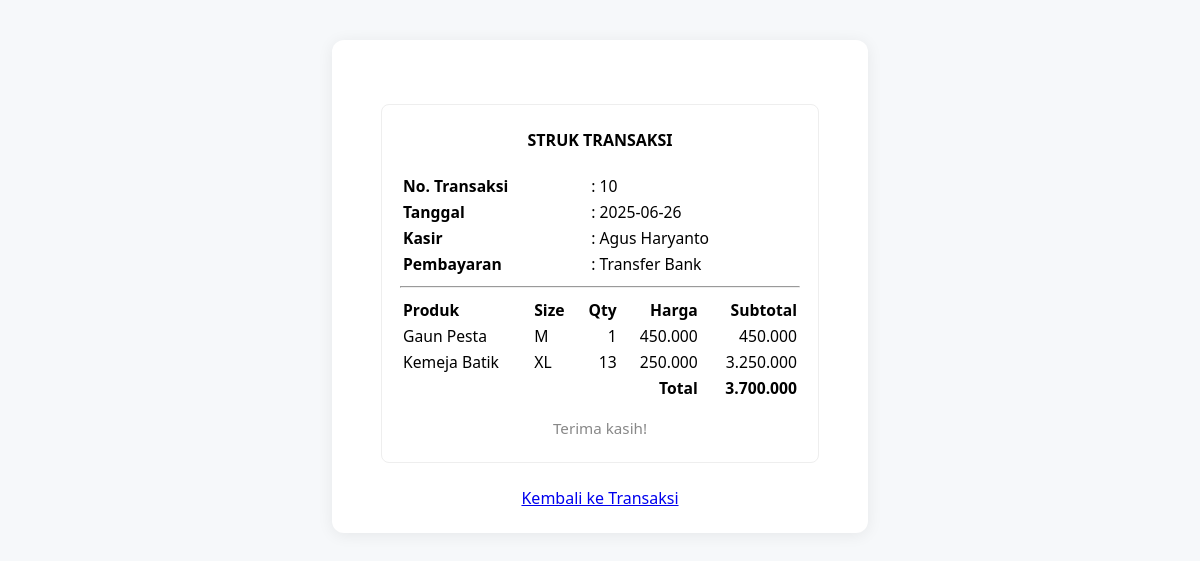
/struk.php?id=10, run on the app's committed database.
### tables this page shows
CREATE TABLE `transaksi` (
  `Id_Transaksi` int(11) NOT NULL,
  `Tanggal_Transaksi` date NOT NULL,
  `Nama_Customer` varchar(100) DEFAULT NULL,
  `No_Telp` varchar(30) DEFAULT NULL,
  `Id_Customer` int(11) DEFAULT NULL,
  `Id_MetodePembayaran` int(11) NOT NULL,
  `Id_Karyawan` int(11) NOT NULL
);

CREATE TABLE `karyawan` (
  `Id_Karyawan` int(11) NOT NULL,
  `Nama_Karyawan` varchar(100) NOT NULL,
  `Nomor_Telepon` varchar(20) DEFAULT NULL,
  `Email` varchar(100) DEFAULT NULL,
  `Alamat` text DEFAULT NULL
);

CREATE TABLE `metode_pembayaran` (
  `Id_MetodePembayaran` int(11) NOT NULL,
  `Nama_Metode` varchar(100) NOT NULL
);

CREATE TABLE `transaksi_detail` (
  `Id_Detail` int(11) NOT NULL,
  `Id_Transaksi` int(11) NOT NULL,
  `Id_Produk` int(11) NOT NULL,
  `Id_Size` int(11) DEFAULT NULL,
  `Jumlah_Produk` int(11) NOT NULL,
  `Harga_Satuan` decimal(12,2) NOT NULL,
  `Subtotal` decimal(12,2) NOT NULL
);

CREATE TABLE `produk` (
  `Id_Produk` int(11) NOT NULL,
  `Nama_Produk` varchar(100) NOT NULL,
  `Id_size` int(11) DEFAULT NULL,
  `Id_Supplier` int(11) DEFAULT NULL,
  `Harga` decimal(10,2) NOT NULL
);

CREATE TABLE `size` (
  `Id_size` int(11) NOT NULL,
  `Size` varchar(50) NOT NULL
);

### struk.php (the view, shortened to what this page needs)
<?php
require "konek.php";
$id_transaksi = (int)($_GET['id'] ?? 0);
$struk = [];
if ($id_transaksi > 0) {
    $sql = "SELECT t.Id_Transaksi, t.Tanggal_Transaksi, t.Nama_Customer, t.No_Telp, t.Id_MetodePembayaran, m.Nama_Metode, t.Id_Karyawan, k.Nama_Karyawan
            FROM Transaksi t
            JOIN Metode_Pembayaran m ON t.Id_MetodePembayaran = m.Id_MetodePembayaran
            JOIN Karyawan k ON t.Id_Karyawan = k.Id_Karyawan
            WHERE t.Id_Transaksi = $id_transaksi";
    $result = $con->query($sql);
    if ($result && $row = $result->fetch_assoc()) {
        $struk = $row;
        $struk['detail'] = [];
        $sql2 = "SELECT d.*, pr.Nama_Produk, s.Size
                 FROM Transaksi_Detail d
                 JOIN Produk pr ON d.Id_Produk = pr.Id_Produk
                 LEFT JOIN Size s ON d.Id_Size = s.Id_Size
                 WHERE d.Id_Transaksi = $id_transaksi";
        $result2 = $con->query($sql2);
        while ($row2 = $result2->fetch_assoc()) {
            $struk['detail'][] = $row2;
        }
    }
}
?>
<!DOCTYPE html>
<html lang="id">
<head>
    <link rel="stylesheet" href="transaksi.css">
</head>
<body>
<div class="container">
    <?php if (!empty($struk)): ?>
        <div class="struk" style="max-width:400px;margin:32px auto 0 auto;padding:24px 18px;background:#fff;border:1px solid #eee;border-radius:8px;">
            <h4 style="margin-top:0;text-align:center;">STRUK TRANSAKSI</h4>
            <table style="width:100%;font-size:0.98em;">
                <tr><td><b>No. Transaksi</b></td><td>: <?= $struk['Id_Transaksi'] ?></td></tr>
                <tr><td><b>Tanggal</b></td><td>: <?= htmlspecialchars($struk['Tanggal_Transaksi']) ?></td></tr>
                <?php if (isset($struk['Nama_Karyawan'])): ?>
                    <tr><td><b>Kasir</b></td><td>: <?= htmlspecialchars($struk['Nama_Karyawan']) ?></td></tr>
                <?php endif; ?>
                <?php if (isset($struk['Nama_Metode'])): ?>
                    <tr><td><b>Pembayaran</b></td><td>: <?= htmlspecialchars($struk['Nama_Metode']) ?></td></tr>
                <?php endif; ?>
            </table>
            <hr>
            <table style="width:100%;font-size:0.98em;">
                <thead>
                    <tr>
                        <th style="text-align:left;">Produk</th>
                        <th style="text-align:left;">Size</th>
                        <th style="text-align:right;">Qty</th>
                        <th style="text-align:right;">Harga</th>
                        <th style="text-align:right;">Subtotal</th>
                    </tr>
                </thead>
                <tbody>
                <?php $grand = 0; foreach ($struk['detail'] as $d): $grand += $d['Subtotal']; ?>
                    <tr>
                        <td><?= htmlspecialchars($d['Nama_Produk']) ?></td>
                        <td><?= htmlspecialchars($d['Size'] ?? '-') ?></td>
                        <td style="text-align:right;"><?= $d['Jumlah_Produk'] ?></td>
                        <td style="text-align:right;"><?= number_format($d['Harga_Satuan'],0,',','.') ?></td>
                        <td style="text-align:right;"><?= number_format($d['Subtotal'],0,',','.') ?></td>
                    </tr>
                <?php endforeach; ?>
                </tbody>
                <tfoot>
                    <tr>
                        <td colspan="4" style="text-align:right;"><b>Total</b></td>
                        <td style="text-align:right;"><b><?= number_format($grand,0,',','.') ?></b></td>
                    </tr>
                </tfoot>
            </table>
            <div style="text-align:center;margin-top:16px;font-size:0.95em;color:#888;">Terima kasih!</div>
        </div>
    <?php else: ?>
        <div style="text-align:center;margin-top:40px;">Struk tidak ditemukan.</div>
    <?php endif; ?>
    <div style="text-align:center;margin-top:24px;">
        <a href="transaksi.php">Kembali ke Transaksi</a>
    </div>
</div>
</body>
</html>

### transaksi.css (style rules this page uses)
body { font-family: 'Segoe UI', Arial, sans-serif; background: #f6f8fa; margin: 0; padding: 0; }
.container { background: #fff; max-width: 480px; margin: 40px auto 0 auto; padding: 32px 28px 24px 28px; border-radius: 12px; box-shadow: 0 2px 16px rgba(0,0,0,0.07); }

### data on the page
transaksi: Id_Transaksi "10", Tanggal_Transaksi "2025-06-26", Id_Karyawan.Nama_Karyawan "Agus Haryanto", Id_MetodePembayaran.Nama_Metode "Transfer Bank"
transaksi_detail: Id_Produk.Nama_Produk "Gaun Pesta", Id_Size.Size "M", Jumlah_Produk "1", Harga_Satuan "450.000", Subtotal "450.000"
transaksi_detail: Id_Produk.Nama_Produk "Kemeja Batik", Id_Size.Size "XL", Jumlah_Produk "13", Harga_Satuan "250.000", Subtotal "3.250.000"

### other printed values
$grand "3.700.000"
